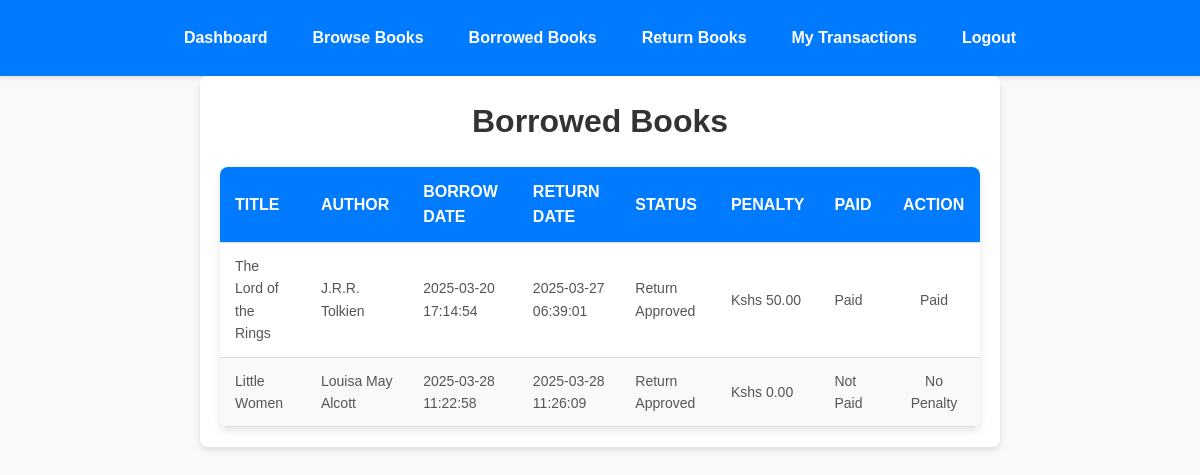
The page /student/view_borrowed.php (signed in) on the database its author committed.
### tables this page shows
CREATE TABLE `tblborrow` (
  `borrow_id` int(11) NOT NULL,
  `user_id` int(11) NOT NULL,
  `book_id` int(11) NOT NULL,
  `borrow_date` timestamp NOT NULL DEFAULT current_timestamp(),
  `return_date` timestamp NULL DEFAULT NULL,
  `status` enum('pending','approved','returned','approved_return') DEFAULT 'pending',
  `penalty_id` int(11) DEFAULT NULL
);

CREATE TABLE `tblbooks` (
  `book_id` int(11) NOT NULL,
  `title` varchar(255) NOT NULL,
  `author` varchar(255) NOT NULL,
  `genre` varchar(100) DEFAULT NULL,
  `status` enum('available','borrowed') NOT NULL DEFAULT 'available',
  `created_at` timestamp NOT NULL DEFAULT current_timestamp(),
  `Publisher` varchar(255) DEFAULT NULL,
  `ISBN` varchar(20) DEFAULT NULL,
  `edition` varchar(50) DEFAULT NULL
);

### student/view_borrowed.php (the view, shortened to what this page needs)
<?php
include('connect_db.php');
$student_id = $_SESSION['user_id'];
$borrowed_books = $conn->query("
    SELECT b.borrow_id, bk.title, bk.author, b.borrow_date,
           COALESCE(NULLIF(b.return_date, '0000-00-00 00:00:00'), 'Not Returned') AS return_date,
           b.status,
           COALESCE(p.amount, 0) AS penalty_amount,
           COALESCE(NULLIF(p.paid, ''), 'No') AS paid_status,
           COALESCE(p.penalty_id, 0) AS penalty_id,
           p.status AS penalty_status
    FROM tblborrow b
    JOIN tblbooks bk ON b.book_id = bk.book_id
    LEFT JOIN tblpenalties p ON b.borrow_id = p.borrow_id
    WHERE b.user_id = $student_id
");
?>
<!DOCTYPE html>
<html lang="en">
<head>
    <link rel="stylesheet" href="style.css">
</head>
<body>
    <header>
        <nav>
            <a href="student_dashboard.php">Dashboard</a>
            <a href="borrow_book.php">Browse Books</a>
            <a href="view_borrowed.php">Borrowed Books</a>
            <a href="return_book.php">Return Books</a>
            <a href="mpesa_payment.php">My Transactions</a>
            <a href="logout.php">Logout</a>
        </nav>
    </header>
    <div class="container">
        <h1>Borrowed Books</h1>
        <?php if ($borrowed_books->num_rows > 0): ?>
            <table class="borrowed-books-table">
                <thead>
                    <tr>
                        <th>Title</th>
                        <th>Author</th>
                        <th>Borrow Date</th>
                        <th>Return Date</th>
                        <th>Status</th>
                        <th>Penalty</th>
                        <th>Paid</th>
                        <th>Action</th>
                    </tr>
                </thead>
                <tbody>
                    <?php while ($book = $borrowed_books->fetch_assoc()): ?>
                        <tr>
                            <td><?= htmlspecialchars($book['title']) ?></td>
                            <td><?= htmlspecialchars($book['author']) ?></td>
                            <td><?= htmlspecialchars($book['borrow_date']) ?></td>
                            <td><?= ($book['return_date'] !== 'Not Returned') ? htmlspecialchars($book['return_date']) : 'Not Returned' ?></td>
                            <td>
                                <?php
                                switch ($book['status']) {
                                    case 'approved_return':
                                        echo "Return Approved";
                                        break;
                                }
                                ?>
                            </td>
                            <td><?= ($book['penalty_amount'] > 0) ? 'Kshs ' . number_format($book['penalty_amount'], 2) : 'Kshs 0.00' ?></td>
                            <td>
                                <?php
                                if ($book['penalty_status'] == 'Paid') {
                                    echo 'Paid';
                                } elseif ($book['penalty_status'] == 'Pending') {
                                    echo 'Pending Approval';
                                } else {
                                    echo 'Not Paid';
                                }
                                ?>
                            </td>
                            <td>
                                <?php if ($book['penalty_amount'] > 0 && $book['penalty_status'] !== 'Paid'): ?>
                                    <a href="mpesa_payment.php?borrow_id=<?= $book['borrow_id'] ?>&penalty_id=<?= $book['penalty_id'] ?>" class="pay-btn">Pay Now</a>
                                <?php else: ?>
                                    <?= ($book['penalty_status'] === 'Paid') ? 'Paid' : 'No Penalty' ?>
                                <?php endif; ?>
                            </td>
                        </tr>
                    <?php endwhile; ?>
                </tbody>
            </table>
        <?php else: ?>
            <p>No borrowed books found.</p>
        <?php endif; ?>
    </div>
</body>
</html>

### student/style.css (style rules this page uses)
* { margin: 0; padding: 0; box-sizing: border-box; }
body { font-family: 'Arial', sans-serif; background-color: #f4f7fc; color: #333; line-height: 1.6; }
header { background-color: #4CAF50; padding: 15px 20px; box-shadow: 0 2px 5px rgba(0, 0, 0, 0.1); }
header nav { display: flex; justify-content: center; gap: 20px; }
header nav a { color: white; text-decoration: none; font-weight: bold; padding: 10px 15px; border-radius: 5px; transition: background-color 0.3s ease, transform 0.2s ease; }
.container { margin: 20px auto; padding: 20px; background: white; border-radius: 10px; box-shadow: 0 4px 10px rgba(0, 0, 0, 0.1); max-width: 800px; }
body { font-family: Arial, sans-serif; margin: 0; padding: 0; background-color: #f9f9f9; }
.container { max-width: 800px; margin: 50px auto; background: #ffffff; padding: 20px; border-radius: 8px; box-shadow: 0 2px 10px rgba(0, 0, 0, 0.1); }
h1 { text-align: center; color: #333; margin-bottom: 20px; }
body { font-family: Arial, sans-serif; margin: 0; padding: 0; background-color: #f9f9f9; color: #333; }
header { background-color: #007bff; padding: 15px 20px; color: white; }
header nav { display: flex; justify-content: center; gap: 15px; }
header nav a { color: white; text-decoration: none; font-weight: bold; }
.container { margin: 20px auto; padding: 20px; max-width: 900px; background-color: white; box-shadow: 0 4px 6px rgba(0, 0, 0, 0.1); border-radius: 8px; }
h1 { text-align: center; margin-bottom: 20px; }
.borrowed-books-table { width: 100%; border-collapse: collapse; margin-top: 20px; background-color: #fff; box-shadow: 0 4px 8px rgba(0, 0, 0, 0.1); border-radius: 8px; overflow: hidden; }
.borrowed-books-table th, .borrowed-books-table td { padding: 12px 15px; text-align: left; border-bottom: 1px solid #ddd; }
.borrowed-books-table th { background-color: #007bff; color: white; font-weight: bold; text-transform: uppercase; }
.borrowed-books-table td { color: #555; font-size: 14px; }
.borrowed-books-table tr:nth-child(even) { background-color: #f9f9f9; }
.borrowed-books-table td:last-child { text-align: center; }
.container { max-width: 800px; margin: 0 auto; padding: 20px; }

### rows shown on the page
tblborrow: book.title "The Lord of the Rings", book.author "J.R.R. Tolkien", borrow_date "2025-03-20 17:14:54", return_date "2025-03-27 06:39:01", status "Return Approved", penalty_amount "50.00", shows "Paid"
tblborrow: book.title "Little Women", book.author "Louisa May Alcott", borrow_date "2025-03-28 11:22:58", return_date "2025-03-28 11:26:09", status "Return Approved", shows "Kshs 0.00", shows "Not Paid", shows "No Penalty"
